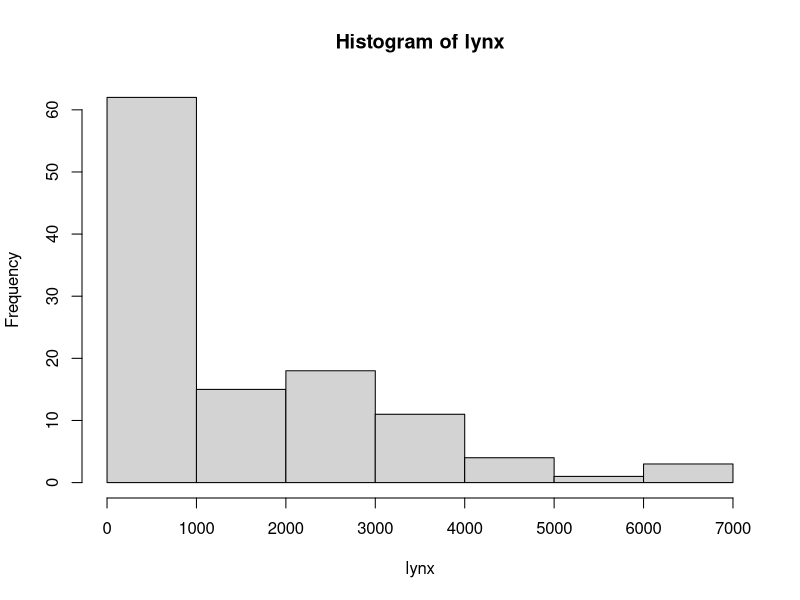

Write the R code that produced this figure. (Note: this script raises an error after producing the figure.)
x = c(1,2,3)
hist(lynx)

4+4+5

x <- c(4,5,6)
ls()
objects()

rn('x')
rm('x')

y = c(4,5,76)
x= c(y,5,5)
objectrandom <- x<5
sum(x)

sqrt(x)
seq(3,5)

seq(from = 3, to = 5)

seq(from = 3, length= 3)

seq(from = 3, length= 3, by = 0.5)

seq(from = 3, by = 0.5, length= 3)





paste("xyz", 1:10)

paste("xyz", 1:10, sep= "")

paste("xyz", c(2,5,7, "test",4.5))



rep(c(3,4,5), 3)

rep(c(3,4,5), times = 3)

rep(1:10, times = 3)

x <- c(1,2,3)

rep(x, each = 3)

rep(x, each = 3, times = 3)



x = c(4:20)

which(x==10)

x[3]

rep(1:3, length = 31)


myFirstFn <- function(x){x+x}
myFirstFn(10)


for (i in 1:15) {print(i)}




?lynx
head(lynx)
head(iris)


tail(lynx)
summary(lynx)
plot(lynx)
hist(lynx)


sum(iris$Sepal.Width)


attach(iris)
sum(Sepal.Width)



x=5:7
y=8:10
plot(x,y)

plot(lynx)

plot(lynx, main="Lynx Trappings", col='red', col.main=52, cex.main=1.5)


colors()
?pch
par
par()
?par

?pch


?rivers
x = 1:141
y = rivers
plot(x, y, col = "green2", pch = 20,
     main = "Lengths of\nMajor N. American Rivers",
     col.main = "red", xlab = "",
     ylab = "length in miles")
